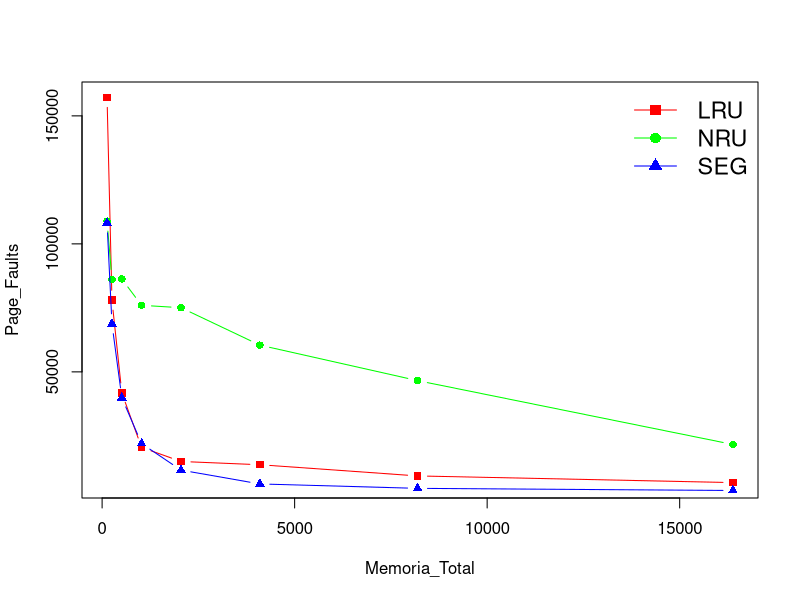
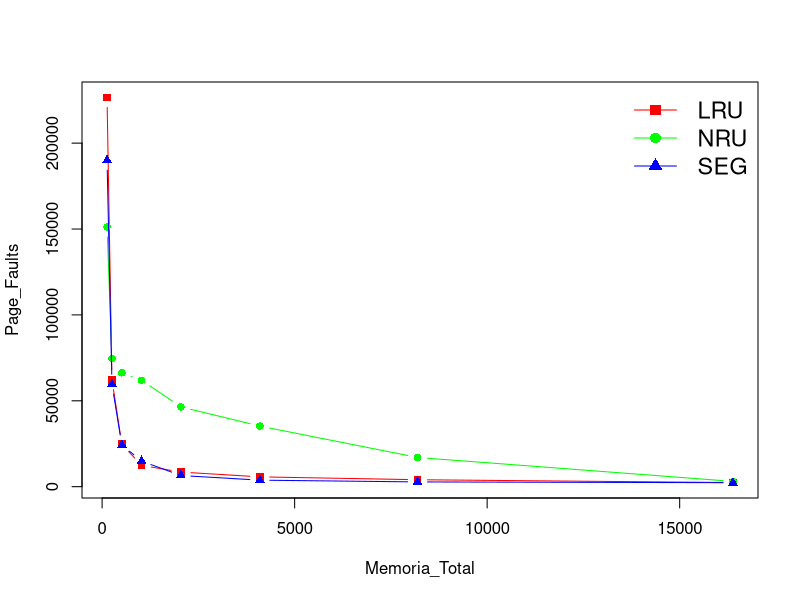
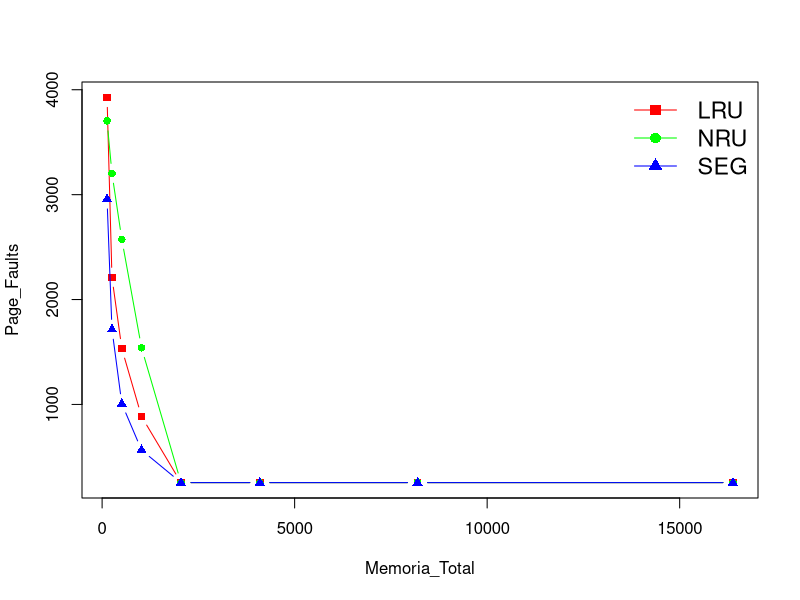
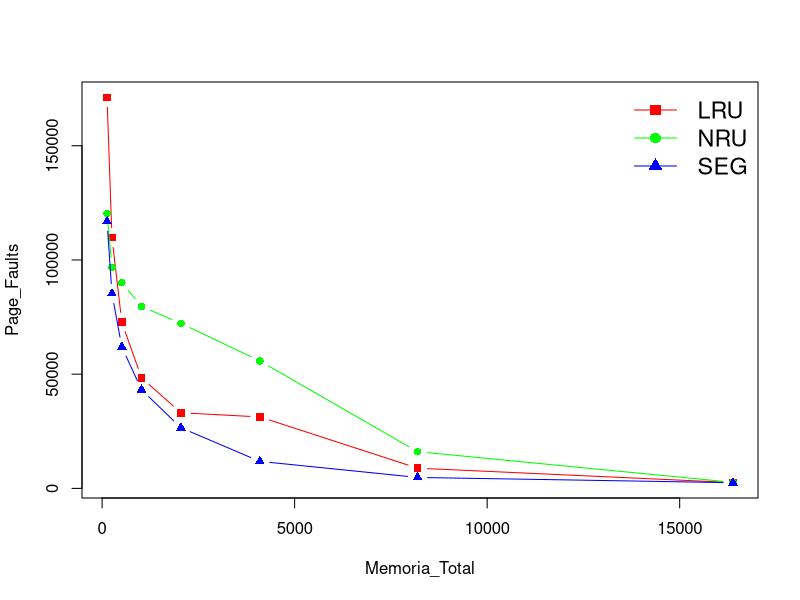

Write the R code that produced these figures, in order.
require(ggplot2)

sim_data <- read.csv("sim.csv",header=TRUE)


sim_data_8kb <- sim_data[sim_data$TamanhoPagina == 8,]

for (program in c("simulador","matriz","compressor","compilador")){
	sim_data <- sim_data_8kb[sim_data_8kb$Arquivo == program,]
	i <- 1
	jpeg(paste(program,".jpeg",sep=""))
	algs <- c("LRU","NRU","SEG")
	colors <- c("red","green","blue")
	for (algorithm in algs) {
		Page_Faults <- sim_data$PageFaults[sim_data$Algoritmo == algorithm]
		Memoria_Total <- sim_data$Memoria[sim_data$Algoritmo == algorithm]
		if (i == 1){
			plot(Memoria_Total,Page_Faults,col=colors[i],type="b",pch=14+i)
		} else{
			lines(Memoria_Total,Page_Faults,col=colors[i],type="b",pch=14+i)
		}
		i <- i + 1
	}
	legend("topright",lty=1,algs,col=colors,bty='n', cex=1.4, pch=c(15,16,17))
	dev.off()
}

